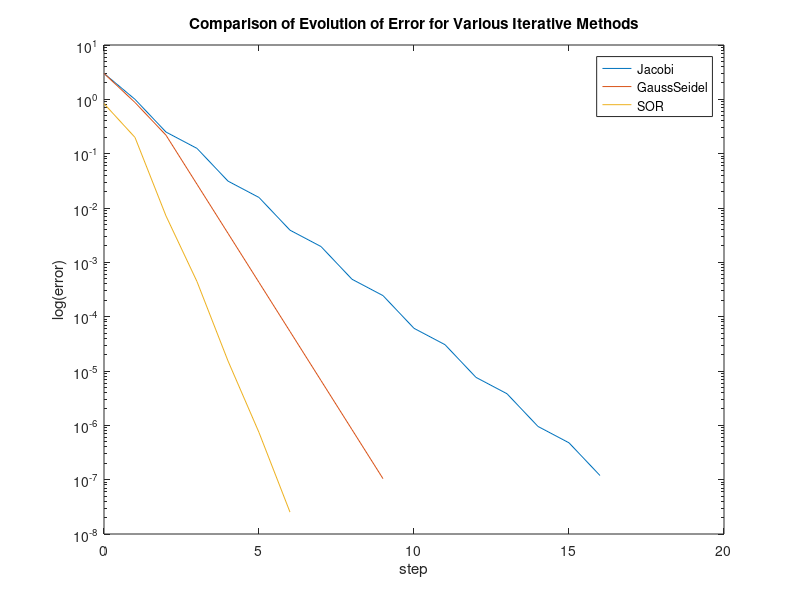

Recreate this plot in MATLAB. (Note: this script raises an error after producing the figure.)
%1.iterMeth
%MATT ZELLER
%PHYS 428
%7/13/2018

%This program solves a linear system of equations A using Jacobi,
%Gauss-Seidel, and SOR iterative methods

%A in Ax=b
A = [4 -1 0;-1 4 -1;0 -1 4];
%b in Ax=b
b = [2;4;10];

%Optimal solution
x = [1;2;3];

%Initialize x's of the kth step, (k-1)th step, and (k+1)th step, respectively 
xk = zeros(3,1);
xkMin = zeros(3,1);
xkPlus = zeros(3,1);

%Initialize vectors that will hold error at step N for each method
eJ = zeros(20,1);
eGS = zeros(20,1);
eSOR = zeros(20,1);
N = zeros(20,1);

%Initialize vectors that will hold asymptotic constant estimate at each
%step
cJ = zeros(20,1);
cGS = zeros(20,1);
cSOR = zeros(20,1);

%Omega parameter for SOR
w = 2/(1+sqrt(7/8));

%Loop to solve iterative system using Jacobi's method
for n = 1:100
    %Compute the three vector entries for nth x
    xkPlus(1)=(b(1) - A(1,2)*xk(2) - A(1,3)*xk(3))/A(1,1);
    xkPlus(2)=(b(2) - A(2,1)*xk(1) - A(2,3)*xk(3))/A(2,2);
    xkPlus(3)=(b(3) - A(3,2)*xk(2) - A(3,1)*xk(1))/A(3,3);
    
    %Compute nth asymptotic error constant estimate c
    cJ(n) = norm((xkPlus-xk),inf)/norm((xk-xkMin),inf);
    
    %Store iteration number in a vector to represent x-axis of later plot of
    %errors of Jacobi, Gauss-Seidel, and SOR methods
    N(n+1) = n;
    
    %Computer nth error
    eJ(n) = (norm(x-xk,inf));
    
    %Cease looping if error is less than 10^-7
    if norm((xkPlus - xk), inf) < 10^-7
        n
        break
    end
    
    %Prepare for the next computation of x and c
    xkMin = xk;
    xk = xkPlus;
end

xkPlus

%Reset x vectors for Gauss-Seidel
xk = zeros(3,1);
xkPlus = zeros(3,1);
xkMin = zeros(3,1);

for n = 1:100
    xkPlus(1)=(b(1) - A(1,2)*xk(2) - A(1,3)*xk(3))/A(1,1);
    xkPlus(2)=(b(2) - A(2,1)*xkPlus(1) - A(2,3)*xk(3))/A(2,2);
    xkPlus(3)=(b(3) - A(3,2)*xkPlus(2) - A(3,1)*xkPlus(1))/A(3,3);
    cGS(n) = norm((xkPlus-xk),inf)/norm(xk-xkMin,inf);
    eGS(n)=(norm(x-xk,inf));
    if norm((xkPlus - xk), inf) < 10^-7
        break
    end
    xkMin = xk;
    xk = xkPlus;
end

xk = zeros(3,1);
xkPlus = zeros(3,1);
xkMin = zeros(3,1);
for n = 1:100
    xkPlus(1) = xk(1) - w*(A(1,1)*xk(1) + A(1,2)*xk(2) + A(1,3)*xk(3) - b(1))/A(1,1);
    xkPlus(2) = xk(2) - w*(A(2,1)*xkPlus(1) + A(2,2)*xk(2) + A(2,3)*xk(3) - b(2))/A(2,2);
    xkPlus(3) = xk(3) - w*(A(3,1)*xkPlus(1) + A(3,2)*xkPlus(2) + A(3,3)*xk(3) - b(3))/A(3,3);
    cSOR(n) = norm((xkPlus-xk),inf)/norm(xk-xkMin,inf);
    if norm((xkPlus - xk), inf) < 10^-7
        break
    end
    xkMin = xk;
    xk = xkPlus;
    eSOR(n)=(norm(x-xk,inf));
end

semilogy(N,eJ,N,eGS,N,eSOR)
title('Comparison of Evolution of Error for Various Iterative Methods')
xlabel('step')
ylabel('log(error)')
legend('Jacobi','GaussSeidel','SOR')
legend('show')
table(N,cJ,cGS,cSOR)